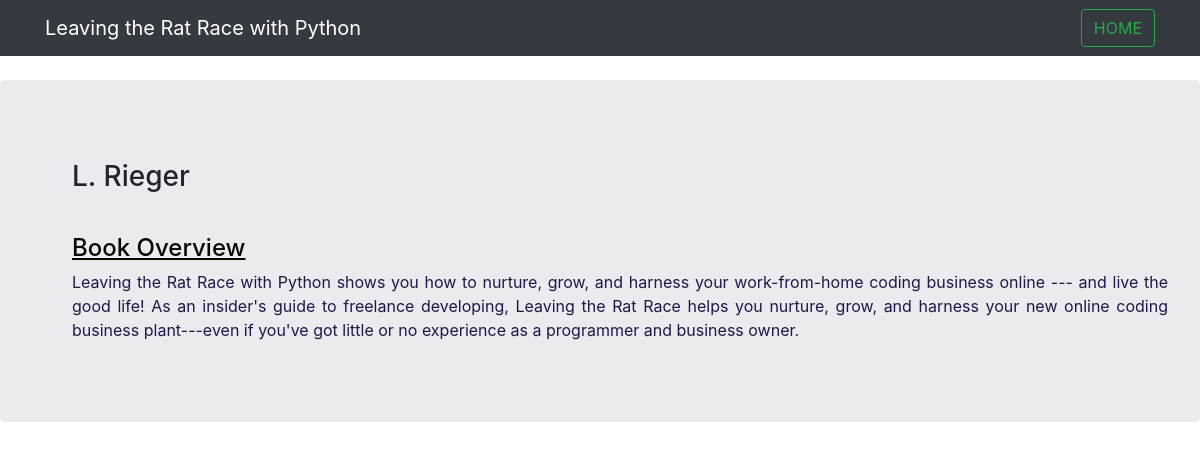
Screenshot of /data/leaving-the-rat-race-with-python/ with the database file from the repository.
### pag_app/models.py (models this page shows, shortened)
class Blog_Website(models.Model):
    Author = models.CharField(max_length = 200)
    Title = models.CharField(max_length = 200)
    slug = models.SlugField(max_length = 200)
    Description = models.TextField()

### pag_app/views.py (the view)
# urls.py: path('data/<slug:slug>/', views.Display_Data.as_view(), name = "hello"),
class Display_Data(DetailView):
    model = Blog_Website

### template/pag_app/blog_website_detail.html (shortened to what this page needs)
<!DOCTYPE html>
<html lang="en">
<head>
    <link rel="stylesheet" href="https://maxcdn.bootstrapcdn.com/bootstrap/4.0.0/css/bootstrap.min.css">
</head>
<body>
    <nav class="navbar navbar-expand-lg navbar-light bg-dark">
        <div class = "container">
            <span class="navbar-brand mb-0 display-h1 text-white">{{blog_website.Title}}</span>
            <ul class="navbar-nav">
                <form class = "form-inline">
                    <a href='/home'><button class="btn btn-outline-success" type="button">HOME</button></a>
                </form>
            </ul>
        </div>
    </nav><br>
    <div class = "jumbotron">
        <ul>
            <p style="color: rgb(59, 151, 176); text-align:justify;">
                <h3>{{blog_website.Author}}</h3>
            </p><br>
            <h4 style="color: rgb(9, 7, 2); text-decoration-line: underline; text-align: justify;">
            Book Overview</h4>
            <p style="color: rgb(30, 24, 69); text-align:justify;">
                {{blog_website.Description}}</p>
        </ul>
    </div>
</body>
</html>

### rows the page displays
Blog_Website: Title "Leaving the Rat Race with Python", Author "L. Rieger", Description "Leaving the Rat Race with Python shows you how to nurture, grow, and harness your work-from-home coding business online --- and live the good life! As an insider's guide to freelance developing, Leaving the Rat Race helps you nurture, grow, and harness your new online coding business plant---even if you've got little or no experience as a programmer and business owner."
